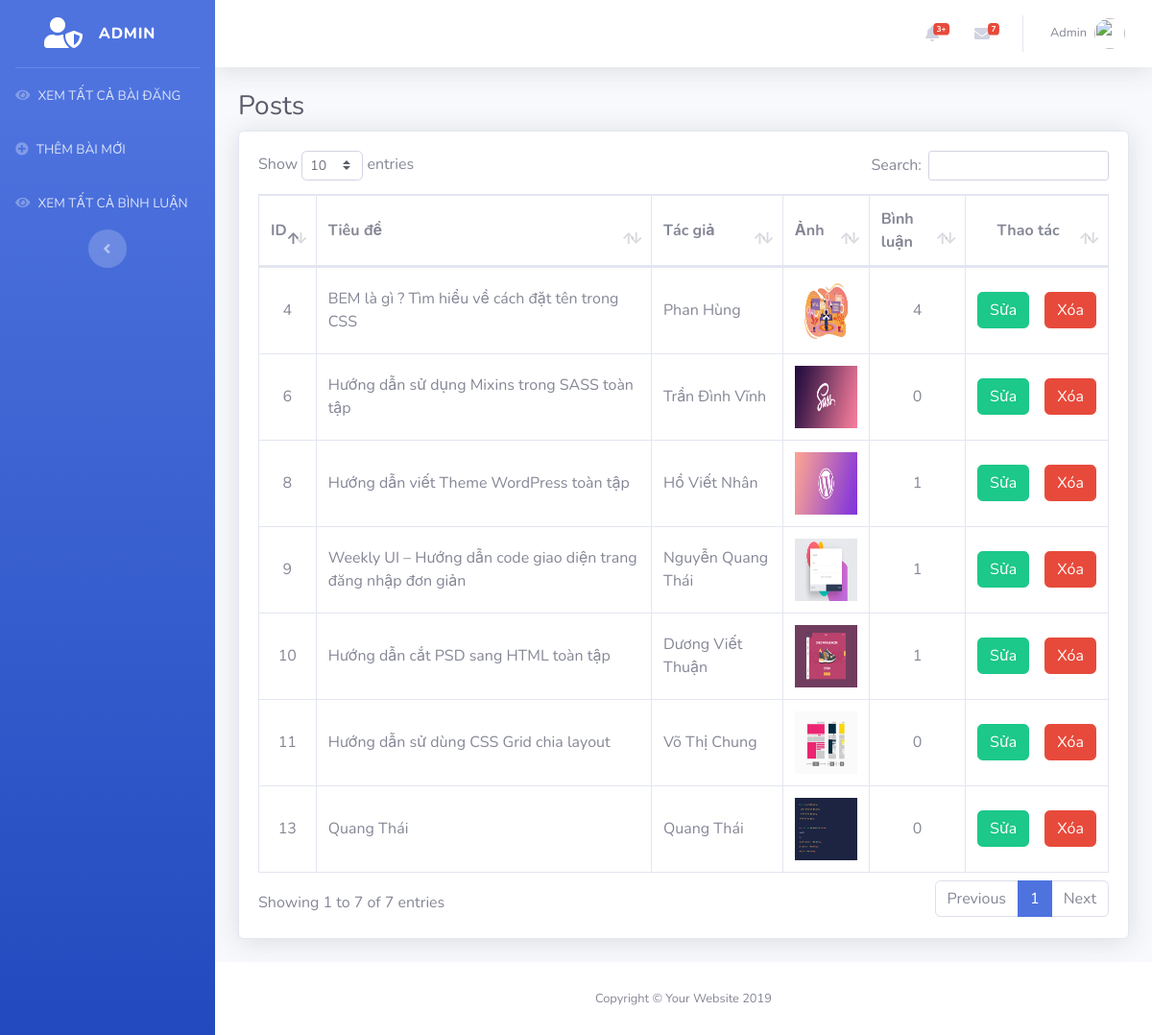
Screenshot of /admin/table.php with the database file from the repository.
### tables this page shows
CREATE TABLE `posts` (
  `post_id` int(10) NOT NULL,
  `category_id` int(10) NOT NULL,
  `post_title` varchar(100) NOT NULL,
  `post_date` text NOT NULL,
  `post_author` varchar(50) NOT NULL,
  `post_keywords` text NOT NULL,
  `post_image` varchar(100) NOT NULL,
  `post_content` text NOT NULL,
  `img_details` varchar(100) NOT NULL,
  `post_explain` varchar(100) NOT NULL
);

### admin/table.php (the view, shortened to what this page needs)
<?php include_once "header.php"; ?>
<div class="container-fluid">
  <h1 class="h3 mb-2 text-gray-800">Posts</h1>
  <div class="card shadow mb-4">
    <div class="card-body">
      <div class="table-responsive table-hover">
        <table class="table table-bordered" id="dataTable" width="100%" cellspacing="0">
          <thead>
            <tr>
              <th>ID</th>
              <th>Tiêu đề</th>
              <th>Tác giả</th>
              <th>Ảnh</th>
              <th>Bình luận</th>
              <th style="text-align: center;">Thao tác</th>
            </tr>
          </thead>
          <tbody>
           <?php
             include_once "../connection.php";
             $get_posts = "select * from posts";
             $run_posts = mysqli_query($con,$get_posts);
             while ($row_posts = mysqli_fetch_array($run_posts)){
             $post_id = $row_posts['post_id'];
             $post_title = $row_posts['post_title'];
             $post_author = $row_posts['post_author'];
             $post_image = $row_posts['post_image'];
           ?>
           <tr>
            <td class="text-center"><?php echo $post_id  ?></td>
            <td><?php echo $post_title ?></td>
            <td><?php echo $post_author  ?></td>
            <td><img src="img_upload/<?php echo $post_image ?>" alt="image" style="width: 65px; height: 65px;"></td>
            <td class="text-center">
                 <?php
                    $get_comments = "select * from comments where post_id='$post_id'";
              $run_comments = mysqli_query($con,$get_comments);
              $count = mysqli_num_rows($run_comments);
              echo $count;
              ?>
            </td>
            <td style="text-align: center;">
              <div class="d-flex justify-content-center align-items-center">
                <a href="edit_post.php?edit_post=<?php echo $post_id; ?>" class="btn btn-success mr-3">Sửa</a>
                <a onclick="return confirm('Bạn có thực sự muốn xóa nó ?');" href="delete_post.php?delete_post=<?php echo $post_id; ?>" class="btn btn-danger">Xóa</a>
              </div>
            </td>
          </tr>
          <?php } ?>
        </tbody>
      </table>
    </div>
  </div>
</div>
</div>
</div>
<?php include_once "footer.php"; ?>

### admin/header.php (style rules this page uses)
#dataTable tr,th,td { vertical-align: middle !important; }

### rows the page displays
posts: post_id "4", post_title "BEM là gì ? Tìm hiểu về cách đặt tên trong CSS", post_author "Phan Hùng", post_image (picture), count "4"
posts: post_id "6", post_title "Hướng dẫn sử dụng Mixins trong SASS toàn tập", post_author "Trần Đình Vĩnh", post_image (picture), count "0"
posts: post_id "8", post_title "Hướng dẫn viết Theme WordPress toàn tập", post_author "Hồ Viết Nhân", post_image (picture), count "1"
posts: post_id "9", post_title "Weekly UI – Hướng dẫn code giao diện trang đăng nhập đơn giản", post_author "Nguyễn Quang Thái", post_image (picture), count "1"
posts: post_id "10", post_title "Hướng dẫn cắt PSD sang HTML toàn tập", post_author "Dương Viết Thuận", post_image (picture), count "1"
posts: post_id "11", post_title "Hướng dẫn sử dùng CSS Grid chia layout", post_author "Võ Thị Chung", post_image (picture), count "0"
posts: post_id "13", post_title "Quang Thái", post_author "Quang Thái", post_image (picture), count "0"
